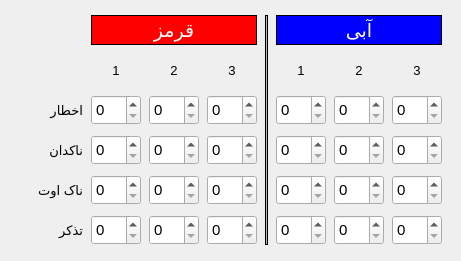
               <widget class="QWidget" name="gridLayoutWidget_2">
                <property name="geometry">
                 <rect>
                  <x>10</x>
                  <y>10</y>
                  <width>461</width>
                  <height>261</height>
                 </rect>
                </property>
                <layout class="QGridLayout" name="gridTable" rowstretch="0,0,0,0,0,0" columnstretch="0,0,0,0,0,0,0,0,0">
                 <item row="2" column="4">
                  <widget class="QSpinBox" name="red3_1spinBox">
                   <property name="maximumSize">
                    <size>
                     <width>55</width>
                     <height>30</height>
                    </size>
                   </property>
                   <property name="font">
                    <font>
                     <pointsize>11</pointsize>
                    </font>
                   </property>
                   <property name="readOnly">
                    <bool>false</bool>
                   </property>
                   <property name="keyboardTracking">
                    <bool>false</bool>
                   </property>
                  </widget>
                 </item>
                 <item row="1" column="7">
                  <widget class="QLabel" name="label_23">
                   <property name="maximumSize">
                    <size>
                     <width>50</width>
                     <height>30</height>
                    </size>
                   </property>
                   <property name="font">
                    <font>
                     <pointsize>10</pointsize>
                    </font>
                   </property>
                   <property name="text">
                    <string>2</string>
                   </property>
                   <property name="alignment">
                    <set>Qt::AlignCenter</set>
                   </property>
                  </widget>
                 </item>
                 <item row="2" column="8">
                  <widget class="QSpinBox" name="blue3_1spinBox">
                   <property name="maximumSize">
                    <size>
                     <width>55</width>
                     <height>30</height>
                    </size>
                   </property>
                   <property name="font">
                    <font>
                     <pointsize>11</pointsize>
                    </font>
                   </property>
                   <property name="readOnly">
                    <bool>false</bool>
                   </property>
                   <property name="keyboardTracking">
                    <bool>false</bool>
                   </property>
                  </widget>
                 </item>
                 <item row="0" column="2" colspan="3">
                  <widget class="QLabel" name="label_10">
                   <property name="maximumSize">
                    <size>
                     <width>200</width>
                     <height>30</height>
                    </size>
                   </property>
                   <property name="font">
                    <font>
                     <pointsize>14</pointsize>
                    </font>
                   </property>
                   <property name="styleSheet">
                    <string notr="true">color: white;
background:rgb(255, 0, 0);
border: 1px solid black;</string>
                   </property>
                   <property name="text">
                    <string>قرمز</string>
                   </property>
                   <property name="alignment">
                    <set>Qt::AlignCenter</set>
                   </property>
                  </widget>
                 </item>
                 <item row="3" column="0">
                  <widget class="QLabel" name="label_12">
                   <property name="maximumSize">
                    <size>
                     <width>70</width>
                     <height>50</height>
                    </size>
                   </property>
                   <property name="font">
                    <font>
                     <pointsize>10</pointsize>
                    </font>
                   </property>
                   <property name="text">
                    <string>ناکدان</string>
                   </property>
                  </widget>
                 </item>
                 <item row="1" column="6">
                  <widget class="QLabel" name="label_21">
                   <property name="maximumSize">
                    <size>
                     <width>50</width>
                     <height>30</height>
                    </size>
                   </property>
                   <property name="font">
                    <font>
                     <pointsize>10</pointsize>
                    </font>
                   </property>
                   <property name="text">
                    <string>1</string>
                   </property>
                   <property name="alignment">
                    <set>Qt::AlignCenter</set>
                   </property>
                  </widget>
                 </item>
                 <item row="2" column="0">
                  <widget class="QLabel" name="label_11">
                   <property name="maximumSize">
                    <size>
                     <width>70</width>
                     <height>50</height>
                    </size>
                   </property>
                   <property name="font">
                    <font>
                     <pointsize>10</pointsize>
                    </font>
                   </property>
                   <property name="text">
                    <string>اخطار</string>
                   </property>
                  </widget>
                 </item>
                 <item row="1" column="4">
                  <widget class="QLabel" name="label_17">
                   <property name="maximumSize">
                    <size>
                     <width>50</width>
                     <height>30</height>
                    </size>
                   </property>
                   <property name="font">
                    <font>
                     <pointsize>10</pointsize>
                    </font>
                   </property>
                   <property name="text">
                    <string>3</string>
                   </property>
                   <property name="alignment">
                    <set>Qt::AlignCenter</set>
                   </property>
                  </widget>
                 </item>
                 <item row="1" column="2">
                  <widget class="QLabel" name="label_22">
                   <property name="maximumSize">
                    <size>
                     <width>50</width>
                     <height>30</height>
                    </size>
                   </property>
                   <property name="font">
                    <font>
                     <pointsize>10</pointsize>
                    </font>
                   </property>
                   <property name="text">
                    <string>1</string>
                   </property>
                   <property name="alignment">
                    <set>Qt::AlignCenter</set>
                   </property>
                  </widget>
                 </item>
                 <item row="2" column="7">
                  <widget class="QSpinBox" name="blue2_1spinBox">
                   <property name="maximumSize">
                    <size>
                     <width>55</width>
                     <height>30</height>
                    </size>
                   </property>
                   <property name="font">
                    <font>
                     <pointsize>11</pointsize>
                    </font>
                   </property>
                   <property name="readOnly">
                    <bool>false</bool>
                   </property>
                   <property name="keyboardTracking">
                    <bool>false</bool>
                   </property>
                  </widget>
                 </item>
                 <item row="1" column="3">
                  <widget class="QLabel" name="label_13">
                   <property name="maximumSize">
                    <size>
                     <width>50</width>
                     <height>30</height>
                    </size>
                   </property>
                   <property name="font">
                    <font>
                     <pointsize>10</pointsize>
                    </font>
                   </property>
                   <property name="text">
                    <string>2</string>
                   </property>
                   <property name="alignment">
                    <set>Qt::AlignCenter</set>
                   </property>
                  </widget>
                 </item>
                 <item row="3" column="2">
                  <widget class="QSpinBox" name="red1_2spinBox">
                   <property name="maximumSize">
                    <size>
                     <width>55</width>
                     <height>30</height>
                    </size>
                   </property>
                   <property name="font">
                    <font>
                     <pointsize>11</pointsize>
                    </font>
                   </property>
                   <property name="readOnly">
                    <bool>false</bool>
                   </property>
                   <property name="keyboardTracking">
                    <bool>false</bool>
                   </property>
                  </widget>
                 </item>
                 <item row="2" column="6">
                  <widget class="QSpinBox" name="blue1_1spinBox">
                   <property name="maximumSize">
                    <size>
                     <width>55</width>
                     <height>30</height>
                    </size>
                   </property>
                   <property name="font">
                    <font>
                     <pointsize>11</pointsize>
                    </font>
                   </property>
                   <property name="readOnly">
                    <bool>false</bool>
                   </property>
                   <property name="keyboardTracking">
                    <bool>false</bool>
                   </property>
                  </widget>
                 </item>
                 <item row="2" column="3">
                  <widget class="QSpinBox" name="red2_1spinBox">
                   <property name="maximumSize">
                    <size>
                     <width>55</width>
                     <height>30</height>
                    </size>
                   </property>
                   <property name="font">
                    <font>
                     <pointsize>11</pointsize>
                    </font>
                   </property>
                   <property name="readOnly">
                    <bool>false</bool>
                   </property>
                   <property name="keyboardTracking">
                    <bool>false</bool>
                   </property>
                  </widget>
                 </item>
                 <item row="2" column="2">
                  <widget class="QSpinBox" name="red1_1spinBox">
                   <property name="maximumSize">
                    <size>
                     <width>55</width>
                     <height>30</height>
                    </size>
                   </property>
                   <property name="font">
                    <font>
                     <pointsize>11</pointsize>
                    </font>
                   </property>
                   <property name="readOnly">
                    <bool>false</bool>
                   </property>
                   <property name="keyboardTracking">
                    <bool>false</bool>
                   </property>
                  </widget>
                 </item>
                 <item row="1" column="8">
                  <widget class="QLabel" name="label_20">
                   <property name="maximumSize">
                    <size>
                     <width>50</width>
                     <height>30</height>
                    </size>
                   </property>
                   <property name="font">
                    <font>
                     <pointsize>10</pointsize>
                    </font>
                   </property>
                   <property name="text">
                    <string>3</string>
                   </property>
                   <property name="alignment">
                    <set>Qt::AlignCenter</set>
                   </property>
                  </widget>
                 </item>
                 <item row="0" column="6" colspan="3">
                  <widget class="QLabel" name="label_9">
                   <property name="maximumSize">
                    <size>
                     <width>200</width>
                     <height>30</height>
                    </size>
                   </property>
                   <property name="font">
                    <font>
                     <pointsize>14</pointsize>
                     <weight>50</weight>
                     <bold>false</bold>
                    </font>
                   </property>
                   <property name="styleSheet">
                    <string notr="true">color: white;
background:rgb(0, 0, 255);
border: 1px solid black;</string>
                   </property>
                   <property name="text">
                    <string>آبی</string>
                   </property>
                   <property name="alignment">
                    <set>Qt::AlignCenter</set>
                   </property>
                  </widget>
                 </item>
                 <item row="3" column="3">
                  <widget class="QSpinBox" name="red2_2spinBox">
                   <property name="maximumSize">
                    <size>
                     <width>55</width>
                     <height>30</height>
                    </size>
                   </property>
                   <property name="font">
                    <font>
                     <pointsize>11</pointsize>
                    </font>
                   </property>
                   <property name="readOnly">
                    <bool>false</bool>
                   </property>
                   <property name="keyboardTracking">
                    <bool>false</bool>
                   </property>
                  </widget>
                 </item>
                 <item row="3" column="4">
                  <widget class="QSpinBox" name="red3_2spinBox">
                   <property name="maximumSize">
                    <size>
                     <width>55</width>
                     <height>30</height>
                    </size>
                   </property>
                   <property name="font">
                    <font>
                     <pointsize>11</pointsize>
                    </font>
                   </property>
                   <property name="readOnly">
                    <bool>false</bool>
                   </property>
                   <property name="keyboardTracking">
                    <bool>false</bool>
                   </property>
                  </widget>
                 </item>
                 <item row="3" column="6">
                  <widget class="QSpinBox" name="blue1_2spinBox">
                   <property name="maximumSize">
                    <size>
                     <width>55</width>
                     <height>30</height>
                    </size>
                   </property>
                   <property name="font">
                    <font>
                     <pointsize>11</pointsize>
                    </font>
                   </property>
                   <property name="readOnly">
                    <bool>false</bool>
                   </property>
                   <property name="keyboardTracking">
                    <bool>false</bool>
                   </property>
                  </widget>
                 </item>
                 <item row="3" column="7">
                  <widget class="QSpinBox" name="blue2_2spinBox">
                   <property name="maximumSize">
                    <size>
                     <width>55</width>
                     <height>30</height>
                    </size>
                   </property>
                   <property name="font">
                    <font>
                     <pointsize>11</pointsize>
                    </font>
                   </property>
                   <property name="readOnly">
                    <bool>false</bool>
                   </property>
                   <property name="keyboardTracking">
                    <bool>false</bool>
                   </property>
                  </widget>
                 </item>
                 <item row="3" column="8">
                  <widget class="QSpinBox" name="blue3_2spinBox">
                   <property name="maximumSize">
                    <size>
                     <width>55</width>
                     <height>30</height>
                    </size>
                   </property>
                   <property name="font">
                    <font>
                     <pointsize>11</pointsize>
                    </font>
                   </property>
                   <property name="readOnly">
                    <bool>false</bool>
                   </property>
                   <property name="keyboardTracking">
                    <bool>false</bool>
                   </property>
                  </widget>
                 </item>
                 <item row="4" column="2">
                  <widget class="QSpinBox" name="red1_3spinBox">
                   <property name="maximumSize">
                    <size>
                     <width>55</width>
                     <height>30</height>
                    </size>
                   </property>
                   <property name="font">
                    <font>
                     <pointsize>11</pointsize>
                    </font>
                   </property>
                   <property name="readOnly">
                    <bool>false</bool>
                   </property>
                   <property name="keyboardTracking">
                    <bool>false</bool>
                   </property>
                  </widget>
                 </item>
                 <item row="4" column="3">
                  <widget class="QSpinBox" name="red2_3spinBox">
                   <property name="maximumSize">
                    <size>
                     <width>55</width>
                     <height>30</height>
                    </size>
                   </property>
                   <property name="font">
                    <font>
                     <pointsize>11</pointsize>
                    </font>
                   </property>
                   <property name="readOnly">
                    <bool>false</bool>
                   </property>
                   <property name="keyboardTracking">
                    <bool>false</bool>
                   </property>
                  </widget>
                 </item>
                 <item row="4" column="4">
                  <widget class="QSpinBox" name="red3_3spinBox">
                   <property name="maximumSize">
                    <size>
                     <width>55</width>
                     <height>30</height>
                    </size>
                   </property>
                   <property name="font">
                    <font>
                     <pointsize>11</pointsize>
                    </font>
                   </property>
                   <property name="readOnly">
                    <bool>false</bool>
                   </property>
                   <property name="keyboardTracking">
                    <bool>false</bool>
                   </property>
                  </widget>
                 </item>
                 <item row="4" column="6">
                  <widget class="QSpinBox" name="blue1_3spinBox">
                   <property name="maximumSize">
                    <size>
                     <width>55</width>
                     <height>30</height>
                    </size>
                   </property>
                   <property name="font">
                    <font>
                     <pointsize>11</pointsize>
                    </font>
                   </property>
                   <property name="readOnly">
                    <bool>false</bool>
                   </property>
                   <property name="keyboardTracking">
                    <bool>false</bool>
                   </property>
                  </widget>
                 </item>
                 <item row="4" column="7">
                  <widget class="QSpinBox" name="blue2_3spinBox">
                   <property name="maximumSize">
                    <size>
                     <width>55</width>
                     <height>30</height>
                    </size>
                   </property>
                   <property name="font">
                    <font>
                     <pointsize>11</pointsize>
                    </font>
                   </property>
                   <property name="readOnly">
                    <bool>false</bool>
                   </property>
                   <property name="keyboardTracking">
                    <bool>false</bool>
                   </property>
                  </widget>
                 </item>
                 <item row="4" column="8">
                  <widget class="QSpinBox" name="blue3_3spinBox">
                   <property name="maximumSize">
                    <size>
                     <width>55</width>
                     <height>30</height>
                    </size>
                   </property>
                   <property name="font">
                    <font>
                     <pointsize>11</pointsize>
                    </font>
                   </property>
                   <property name="readOnly">
                    <bool>false</bool>
                   </property>
                   <property name="keyboardTracking">
                    <bool>false</bool>
                   </property>
                  </widget>
                 </item>
                 <item row="5" column="2">
                  <widget class="QSpinBox" name="red1_4spinBox">
                   <property name="maximumSize">
                    <size>
                     <width>55</width>
                     <height>30</height>
                    </size>
                   </property>
                   <property name="font">
                    <font>
                     <pointsize>11</pointsize>
                    </font>
                   </property>
                   <property name="readOnly">
                    <bool>false</bool>
                   </property>
                   <property name="keyboardTracking">
                    <bool>false</bool>
                   </property>
                  </widget>
                 </item>
                 <item row="5" column="3">
                  <widget class="QSpinBox" name="red2_4spinBox">
                   <property name="maximumSize">
                    <size>
                     <width>55</width>
                     <height>30</height>
                    </size>
                   </property>
                   <property name="font">
                    <font>
                     <pointsize>11</pointsize>
                    </font>
                   </property>
                   <property name="readOnly">
                    <bool>false</bool>
                   </property>
                   <property name="keyboardTracking">
                    <bool>false</bool>
                   </property>
                  </widget>
                 </item>
                 <item row="5" column="4">
                  <widget class="QSpinBox" name="red3_4spinBox">
                   <property name="maximumSize">
                    <size>
                     <width>55</width>
                     <height>30</height>
                    </size>
                   </property>
                   <property name="font">
                    <font>
                     <pointsize>11</pointsize>
                    </font>
                   </property>
                   <property name="readOnly">
                    <bool>false</bool>
                   </property>
                   <property name="keyboardTracking">
                    <bool>false</bool>
                   </property>
                  </widget>
                 </item>
                 <item row="5" column="6">
                  <widget class="QSpinBox" name="blue1_4spinBox">
                   <property name="maximumSize">
                    <size>
                     <width>55</width>
                     <height>30</height>
                    </size>
                   </property>
                   <property name="font">
                    <font>
                     <pointsize>11</pointsize>
                    </font>
                   </property>
                   <property name="readOnly">
                    <bool>false</bool>
                   </property>
                   <property name="keyboardTracking">
                    <bool>false</bool>
                   </property>
                  </widget>
                 </item>
                 <item row="5" column="7">
                  <widget class="QSpinBox" name="blue2_4spinBox">
                   <property name="maximumSize">
                    <size>
                     <width>55</width>
                     <height>30</height>
                    </size>
                   </property>
                   <property name="font">
                    <font>
                     <pointsize>11</pointsize>
                    </font>
                   </property>
                   <property name="readOnly">
                    <bool>false</bool>
                   </property>
                   <property name="keyboardTracking">
                    <bool>false</bool>
                   </property>
                  </widget>
                 </item>
                 <item row="5" column="8">
                  <widget class="QSpinBox" name="blue3_4spinBox">
                   <property name="maximumSize">
                    <size>
                     <width>55</width>
                     <height>30</height>
                    </size>
                   </property>
                   <property name="font">
                    <font>
                     <pointsize>11</pointsize>
                    </font>
                   </property>
                   <property name="readOnly">
                    <bool>false</bool>
                   </property>
                   <property name="keyboardTracking">
                    <bool>false</bool>
                   </property>
                  </widget>
                 </item>
                 <item row="4" column="0">
                  <widget class="QLabel" name="label_26">
                   <property name="maximumSize">
                    <size>
                     <width>70</width>
                     <height>50</height>
                    </size>
                   </property>
                   <property name="font">
                    <font>
                     <pointsize>10</pointsize>
                    </font>
                   </property>
                   <property name="text">
                    <string>ناک اوت</string>
                   </property>
                  </widget>
                 </item>
                 <item row="5" column="0">
                  <widget class="QLabel" name="label_25">
                   <property name="maximumSize">
                    <size>
                     <width>70</width>
                     <height>50</height>
                    </size>
                   </property>
                   <property name="font">
                    <font>
                     <pointsize>10</pointsize>
                    </font>
                   </property>
                   <property name="text">
                    <string>تذکر</string>
                   </property>
                  </widget>
                 </item>
                 <item row="0" column="5" rowspan="6">
                  <widget class="Line" name="line">
                   <property name="minimumSize">
                    <size>
                     <width>1</width>
                     <height>20</height>
                    </size>
                   </property>
                   <property name="font">
                    <font>
                     <weight>50</weight>
                     <bold>false</bold>
                    </font>
                   </property>
                   <property name="styleSheet">
                    <string notr="true">color:black;
background-color:black;</string>
                   </property>
                   <property name="lineWidth">
                    <number>1</number>
                   </property>
                   <property name="midLineWidth">
                    <number>1</number>
                   </property>
                   <property name="orientation">
                    <enum>Qt::Vertical</enum>
                   </property>
                  </widget>
                 </item>
                </layout>
               </widget>
